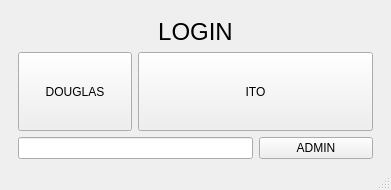
<?xml version="1.0" encoding="UTF-8"?>
<ui version="4.0">
 <class>MainWindow</class>
 <widget class="QMainWindow" name="MainWindow">
  <property name="geometry">
   <rect>
    <x>0</x>
    <y>0</y>
    <width>391</width>
    <height>190</height>
   </rect>
  </property>
  <property name="windowTitle">
   <string>Ferro Velho</string>
  </property>
  <widget class="QWidget" name="centralwidget">
   <layout class="QGridLayout" name="gridLayout_2">
    <property name="bottomMargin">
     <number>0</number>
    </property>
    <item row="1" column="1">
     <widget class="QWidget" name="widget" native="true">
      <layout class="QGridLayout" name="gridLayout">
       <item row="2" column="2">
        <widget class="QPushButton" name="pushButton_3">
         <property name="sizePolicy">
          <sizepolicy hsizetype="Minimum" vsizetype="Preferred">
           <horstretch>0</horstretch>
           <verstretch>0</verstretch>
          </sizepolicy>
         </property>
         <property name="styleSheet">
          <string notr="true">QPushButton::hover
{
background-color :rgb(186, 189, 182)
}</string>
         </property>
         <property name="text">
          <string>ADMIN</string>
         </property>
        </widget>
       </item>
       <item row="2" column="0" colspan="2">
        <widget class="QLineEdit" name="lineEdit">
         <property name="echoMode">
          <enum>QLineEdit::Password</enum>
         </property>
        </widget>
       </item>
       <item row="0" column="0" colspan="3">
        <widget class="QLabel" name="label">
         <property name="font">
          <font>
           <pointsize>18</pointsize>
          </font>
         </property>
         <property name="text">
          <string>LOGIN</string>
         </property>
         <property name="alignment">
          <set>Qt::AlignCenter</set>
         </property>
        </widget>
       </item>
       <item row="1" column="0">
        <widget class="QPushButton" name="pushButton">
         <property name="sizePolicy">
          <sizepolicy hsizetype="Minimum" vsizetype="MinimumExpanding">
           <horstretch>0</horstretch>
           <verstretch>0</verstretch>
          </sizepolicy>
         </property>
         <property name="styleSheet">
          <string notr="true">QPushButton::hover
{
background-color :rgb(186, 189, 182)
}</string>
         </property>
         <property name="text">
          <string>DOUGLAS</string>
         </property>
        </widget>
       </item>
       <item row="1" column="1" colspan="2">
        <widget class="QPushButton" name="pushButton_2">
         <property name="sizePolicy">
          <sizepolicy hsizetype="Minimum" vsizetype="MinimumExpanding">
           <horstretch>0</horstretch>
           <verstretch>0</verstretch>
          </sizepolicy>
         </property>
         <property name="styleSheet">
          <string notr="true">QPushButton::hover
{
background-color :rgb(186, 189, 182)
}</string>
         </property>
         <property name="text">
          <string>ITO</string>
         </property>
        </widget>
       </item>
      </layout>
     </widget>
    </item>
   </layout>
  </widget>
  <widget class="QStatusBar" name="statusbar"/>
 </widget>
 <resources/>
 <connections/>
</ui>
